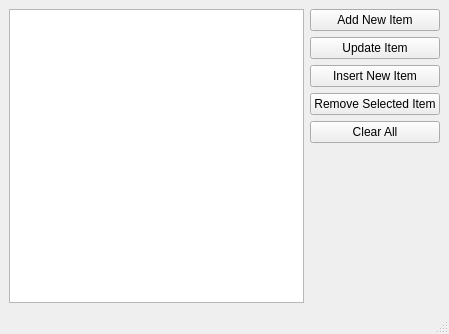
<?xml version="1.0" encoding="UTF-8"?>
<ui version="4.0">
 <class>MainWindow</class>
 <widget class="QMainWindow" name="MainWindow">
  <property name="geometry">
   <rect>
    <x>0</x>
    <y>0</y>
    <width>449</width>
    <height>334</height>
   </rect>
  </property>
  <property name="windowTitle">
   <string>MainWindow</string>
  </property>
  <widget class="QWidget" name="centralwidget">
   <layout class="QHBoxLayout" name="horizontalLayout">
    <item>
     <widget class="QListWidget" name="listWidget"/>
    </item>
    <item>
     <layout class="QVBoxLayout" name="verticalLayout">
      <item>
       <widget class="QPushButton" name="btnAddNew">
        <property name="text">
         <string>Add New Item</string>
        </property>
       </widget>
      </item>
      <item>
       <widget class="QPushButton" name="btnUpdate">
        <property name="text">
         <string>Update Item</string>
        </property>
       </widget>
      </item>
      <item>
       <widget class="QPushButton" name="btnInsert">
        <property name="text">
         <string>Insert New Item</string>
        </property>
       </widget>
      </item>
      <item>
       <widget class="QPushButton" name="btnRemove">
        <property name="text">
         <string>Remove Selected Item</string>
        </property>
       </widget>
      </item>
      <item>
       <widget class="QPushButton" name="btnClear">
        <property name="text">
         <string>Clear All</string>
        </property>
       </widget>
      </item>
      <item>
       <spacer name="verticalSpacer">
        <property name="orientation">
         <enum>Qt::Vertical</enum>
        </property>
        <property name="sizeHint" stdset="0">
         <size>
          <width>20</width>
          <height>40</height>
         </size>
        </property>
       </spacer>
      </item>
     </layout>
    </item>
   </layout>
  </widget>
  <widget class="QStatusBar" name="statusbar"/>
 </widget>
 <resources/>
 <connections/>
</ui>
